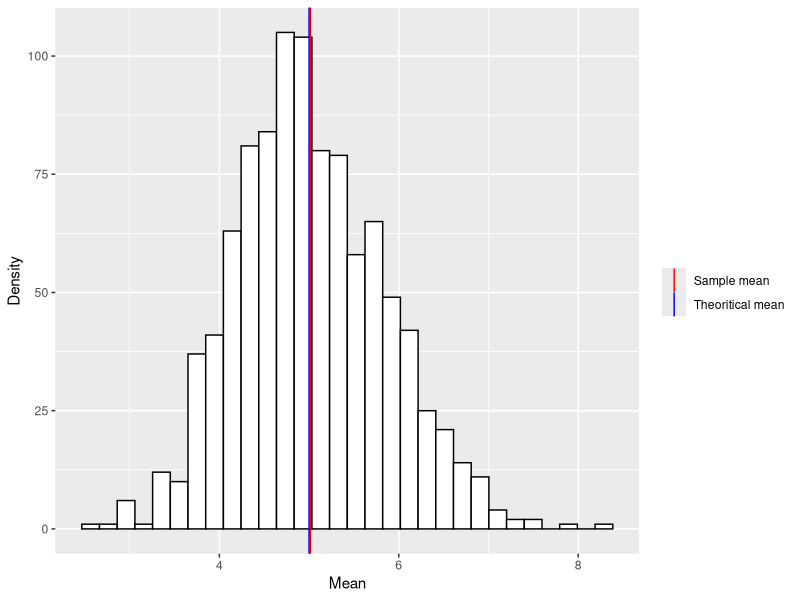
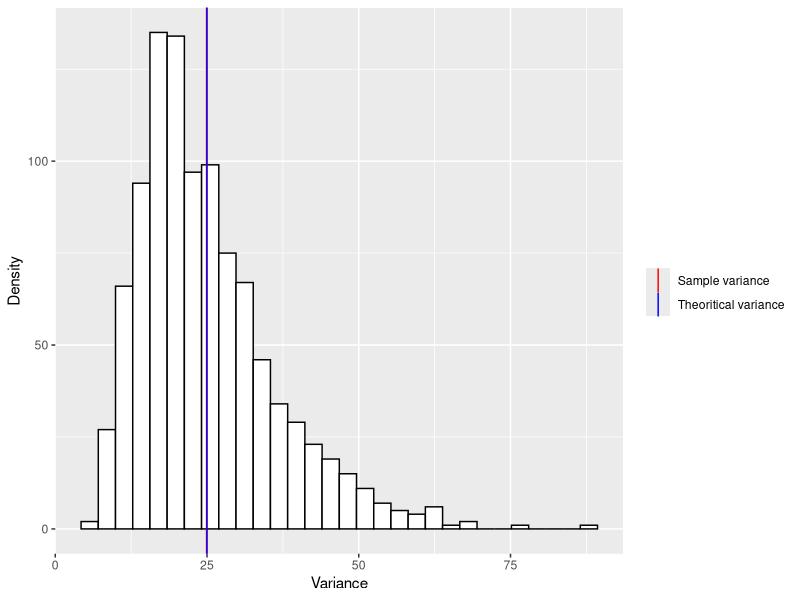
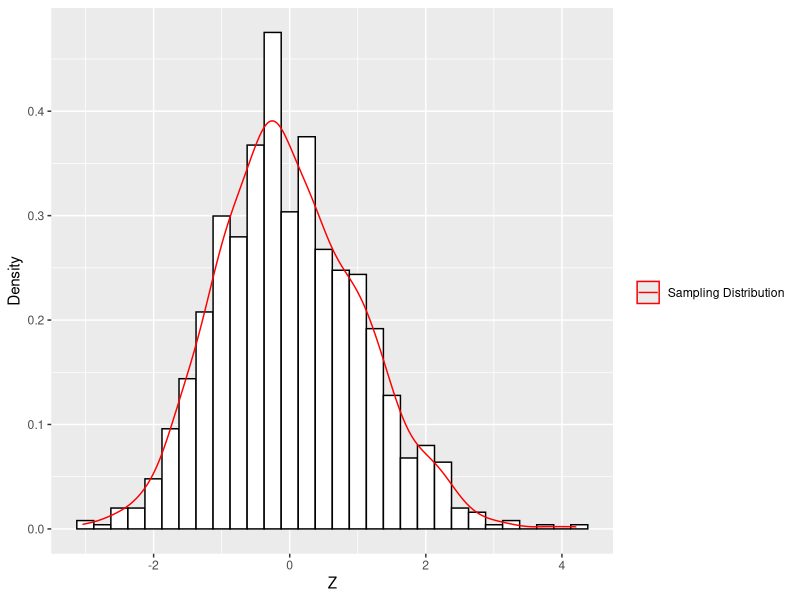

These figures' R source, in order:
## ---- chunk 1
knitr::opts_chunk$set(echo = TRUE)
## ---- chunk 2
library(ggplot2)

set.seed(23)
sim <- 1000
n <- 40
lambda = 0.2

mns = NULL
vrs = NULL
for (i in 1 : sim) {
  rnd = rexp(n, lambda)
  mns = c(mns, mean(rnd))
  vrs = c(vrs, var(rnd))
}
## ---- chunk 3
sample.mean <- mean(mns)
sample.mean
## ---- chunk 4
theoritical.mean <- 1/lambda
theoritical.mean
## ---- chunk 5
dfm <- data.frame(mns)
ggplot(dfm, aes(mns)) + 
  geom_histogram(bins=30, colour="black", fill="white") +
  geom_vline(aes(xintercept = sample.mean, colour='Sample mean')) + 
  geom_vline(aes(xintercept = theoritical.mean, colour='Theoritical mean')) + 
  scale_color_manual(name="", values = c('Sample mean' = 'red', 
                                    'Theoritical mean' = 'blue')) +
  xlab("Mean") + ylab("Density")
## ---- chunk 6
sample.variance <- mean(vrs)
sample.variance
## ---- chunk 7
theoritical.variance <- (1/lambda)^2
theoritical.variance
## ---- chunk 8
dfv <- data.frame(vrs)
ggplot(dfv, aes(vrs)) + 
  geom_histogram(bins=30, colour="black", fill="white") +
  geom_vline(aes(xintercept = sample.variance, colour='Sample variance')) + 
  geom_vline(aes(xintercept = theoritical.variance, colour='Theoritical variance')) + 
  scale_color_manual(name="", values = c('Sample variance' = 'red', 
                                    'Theoritical variance' = 'blue')) +
  xlab("Variance") + ylab("Density")
## ---- chunk 9
z <- ((mns - sample.mean)/(sample.variance / sqrt(sim)))

df <- data.frame(z)
ggplot(df, aes(x=z)) +
  geom_histogram(aes(y=..density..), bins=30, colour="black", fill="white") +
  geom_density(aes(colour='Sampling Distribution')) + 
  geom_line(stat = "function", fun = "dnorm", args = list(mean = 0, sd = 1),
            aes(colour='Standard Normal Distribution')) +
  scale_color_manual(name="", values = c('Sampling Distribution' = 'red', 
                                    'Standard Normal Distribution' = 'blue')) + 
  xlab("Z") + ylab("Density")
